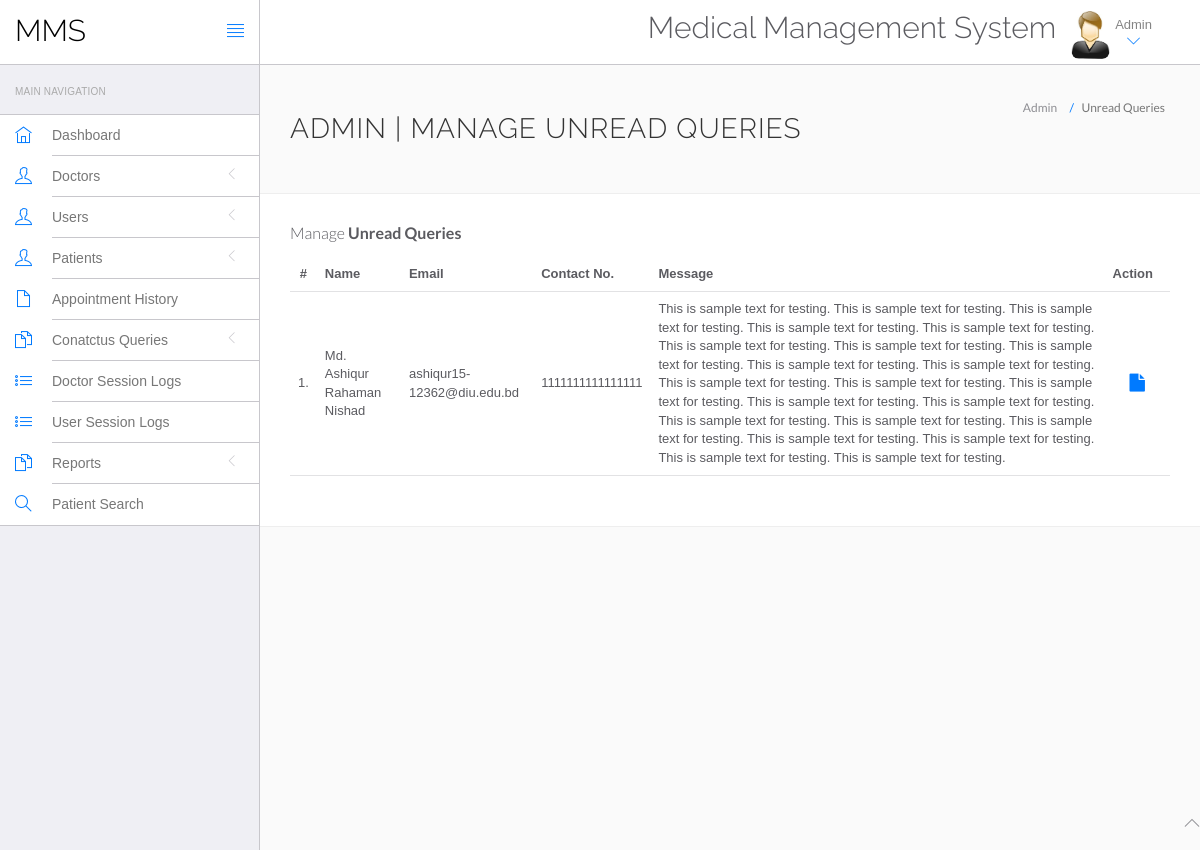
The page /admin/unread-queries.php (signed in) on the database its author committed.
### tables this page shows
CREATE TABLE `contactUs` (
  `id` int(11) NOT NULL,
  `fullname` varchar(255) DEFAULT NULL,
  `email` varchar(255) DEFAULT NULL,
  `contactno` bigint(12) DEFAULT NULL,
  `message` mediumtext DEFAULT NULL,
  `PostingDate` timestamp NULL DEFAULT current_timestamp(),
  `AdminRemark` mediumtext DEFAULT NULL,
  `LastupdationDate` timestamp NULL DEFAULT NULL ON UPDATE current_timestamp(),
  `IsRead` int(11) DEFAULT NULL
);

### admin/unread-queries.php (the view, shortened to what this page needs)
<?php
include('include/config.php');
?>
<!DOCTYPE html>
<html lang="en">
<head>
	<link rel="stylesheet" href="vendor/bootstrap/css/bootstrap.min.css">
	<link rel="stylesheet" href="vendor/fontawesome/css/font-awesome.min.css">
	<link rel="stylesheet" href="vendor/themify-icons/themify-icons.min.css">
	<link href="vendor/animate.css/animate.min.css" rel="stylesheet" media="screen">
	<link href="vendor/perfect-scrollbar/perfect-scrollbar.min.css" rel="stylesheet" media="screen">
	<link href="vendor/switchery/switchery.min.css" rel="stylesheet" media="screen">
	<link href="vendor/bootstrap-touchspin/jquery.bootstrap-touchspin.min.css" rel="stylesheet" media="screen">
	<link href="vendor/select2/select2.min.css" rel="stylesheet" media="screen">
	<link href="vendor/bootstrap-datepicker/bootstrap-datepicker3.standalone.min.css" rel="stylesheet" media="screen">
	<link href="vendor/bootstrap-timepicker/bootstrap-timepicker.min.css" rel="stylesheet" media="screen">
	<link rel="stylesheet" href="assets/css/styles.css">
	<link rel="stylesheet" href="assets/css/plugins.css">
	<link rel="stylesheet" href="assets/css/themes/theme-1.css" id="skin_color" />
</head>
<body>
	<div id="app">
		<?php include('include/sidebar.php'); ?>
		<div class="app-content">
			<?php include('include/header.php'); ?>
			<div class="main-content">
				<div class="wrap-content container" id="container">
					<section id="page-title">
						<div class="row">
							<div class="col-sm-8">
								<h1 class="mainTitle">Admin | Manage Unread Queries</h1>
							</div>
							<ol class="breadcrumb">
								<li>
									<span>Admin</span>
								</li>
								<li class="active">
									<span>Unread Queries</span>
								</li>
							</ol>
						</div>
					</section>
					<div class="container-fluid container-fullw bg-white">
						<div class="row">
							<div class="col-md-12">
								<h5 class="over-title margin-bottom-15">Manage <span class="text-bold">Unread Queries</span></h5>
								<table class="table table-hover" id="sample-table-1">
									<thead>
										<tr>
											<th class="center">#</th>
											<th>Name</th>
											<th class="hidden-xs">Email</th>
											<th>Contact No. </th>
											<th>Message </th>
											<th>Action</th>
										</tr>
									</thead>
									<tbody>
										<?php
										$sql = mysqli_query($con, "select * from contactUs where IsRead is null");
										$cnt = 1;
										while ($row = mysqli_fetch_array($sql)) {
										?>
											<tr>
												<td class="center"><?php echo $cnt; ?>.</td>
												<td class="hidden-xs"><?php echo $row['fullname']; ?></td>
												<td><?php echo $row['email']; ?></td>
												<td><?php echo $row['contactno']; ?></td>
												<td><?php echo $row['message']; ?></td>
												<td>
													<div class="visible-md visible-lg hidden-sm hidden-xs">
														<a href="query-details.php?id=<?php echo $row['id']; ?>" class="btn btn-transparent btn-lg" title="View Details"><i class="fa fa-file"></i></a>
													</div>
												</td>
											</tr>
										<?php
											$cnt = $cnt + 1;
										} ?>
									</tbody>
								</table>
							</div>
						</div>
					</div>
				</div>
			</div>
		</div>
	</div>
	<?php include('include/footer.php'); ?>
</body>
</html>

### admin/assets/css/themes/theme-1.css (style rules this page uses)
body { background: #FAFAFA; }

### rows shown on the page
contactus: fullname "Md. Ashiqur Rahaman Nishad", email "ashiqur15-12362@diu.edu.bd", contactno "1111111111111111", message "This is sample text for testing. This is sample text for testing. This is sample text for testing. This is sample text for testing. This is sample text for testing. This is sample text for testing. This is sample text for testing. This is sample text for testing. This is sample text for testing. This is sample text for testing. This is sample text for testing. This is sample text for testing. This is sample text for testing. This is sample text for testing. This is sample text for testing. This is sample text for testing. This is sample text for testing. This is sample text for testing. This is sample text for testing. This is sample text for testing. This is sample text for testing. This…"
